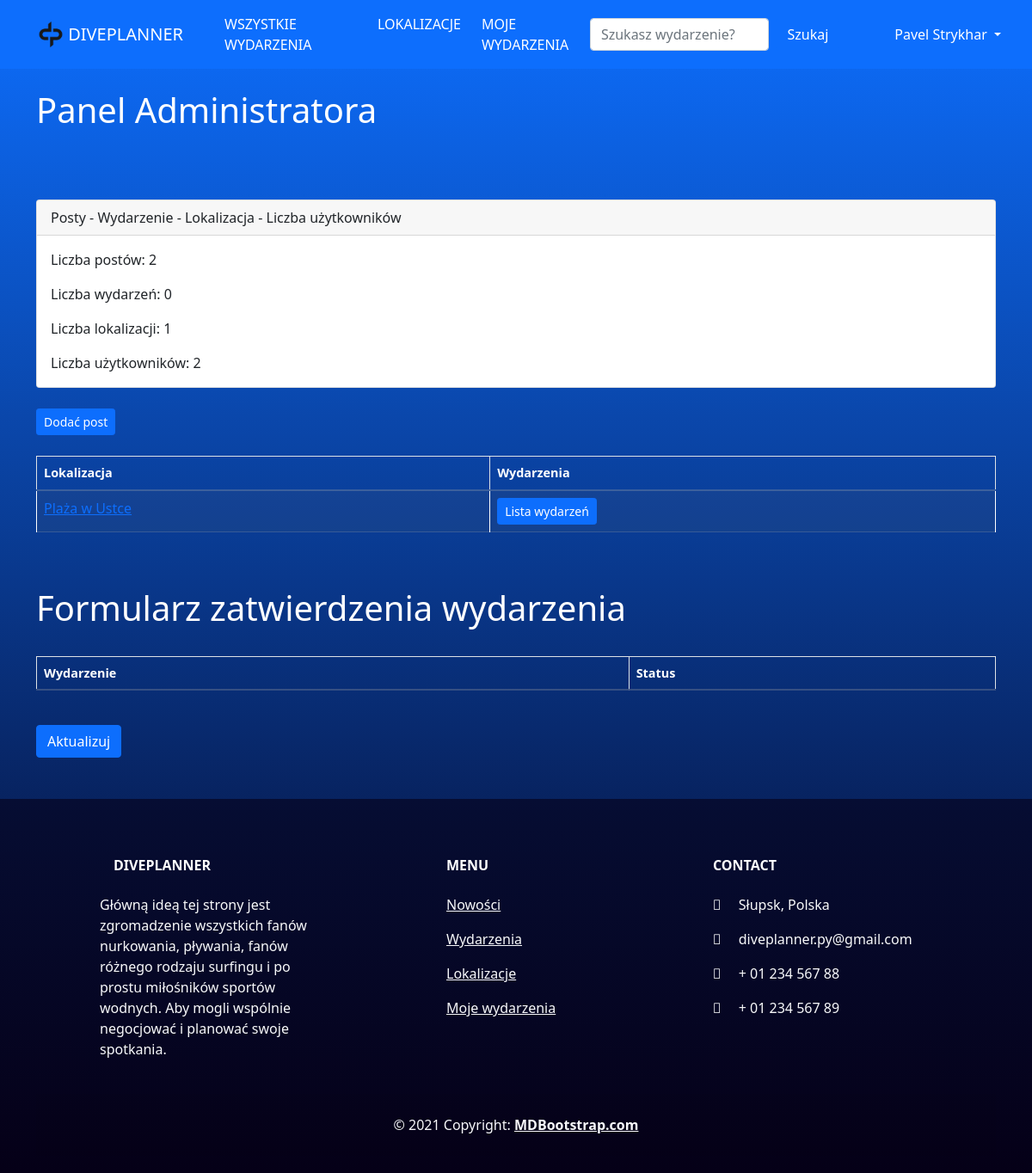
Before: /events/admin_panel (signed in) with the older database file.
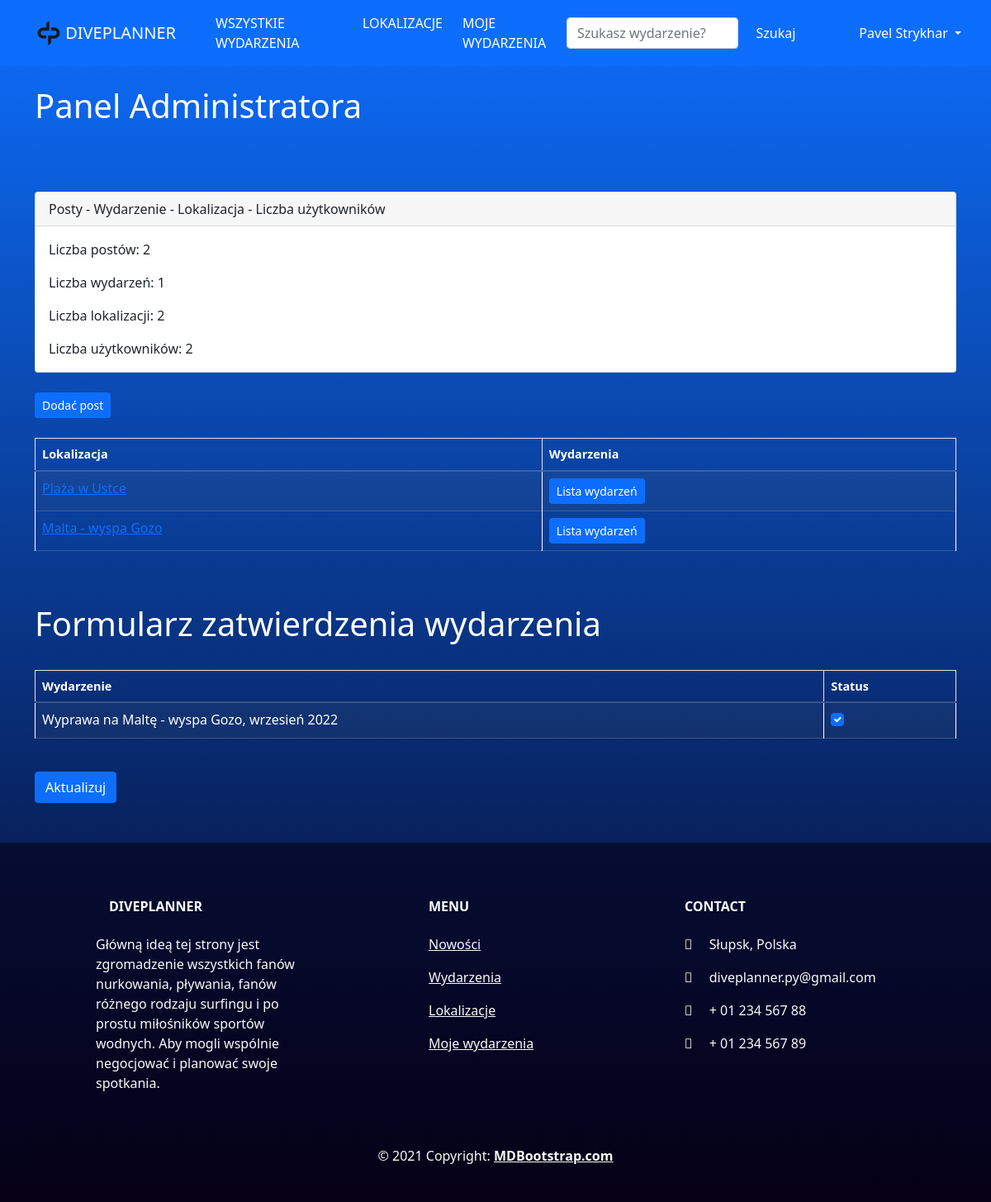
After: the same page with the newer database file.
### events/models.py (models this page shows, shortened)
class Venue(models.Model):
    name = models.CharField('Venue name', max_length=120)
    owner = models.IntegerField('Owner', blank=False, default=1)
    address = models.CharField(max_length=120)
    long = models.FloatField(blank=True, null=True)
    lat = models.FloatField(blank=True, null=True)
    image = models.ImageField(null=True, blank=True, upload_to="images/events/%Y/%m/%d/")
    postcode = models.CharField('Postcode', max_length=20)
    phone = models.CharField('Contact phone', max_length=15, blank=True)
    details = RichTextField(blank=True, null=True)
    def __str__(self):
        return self.name

class Event(models.Model):
    name = models.CharField('Event Name', max_length=60)
    description = RichTextField(blank=True, null=True)
    short_description = models.TextField(blank=True, null=True, max_length=500)
    venue = models.ForeignKey(Venue, blank=True, null=True, on_delete=models.CASCADE)
    event_date = models.DateTimeField('Event date')
    manager = models.ForeignKey(User, blank=True, null=True, on_delete=models.SET_NULL)
    participants = models.ManyToManyField(Participant, related_name='participant_list', blank=True)
    event_status = models.BooleanField(default=False)
    def __str__(self):
        return self.name

### events/views.py (the view)
# urls.py: path('admin_panel', admin_panel, name="admin_panel"),
def admin_panel(request):
    all_venues = Venue.objects.all()
    post_count = Post.objects.all().count()
    event_count = Event.objects.all().count()
    venue_count = Venue.objects.all().count()
    user_count = User.objects.all().count()
    all_events = Event.objects.all().order_by('-event_date')
    if request.user.is_superuser:
        if request.method == "POST":
            id_list = request.POST.getlist('boxes')
            all_events.update(event_status=False)
            for x in id_list:
                Event.objects.filter(pk=int(x)).update(event_status=True)
            messages.success(request, ("Lista wydarzeń zaktualizowana!"))
            return redirect('all_events')
        else:
            return render(request, 'events/admin_panel.html',
                {"all_events": all_events,
                "post_count":post_count,
                "event_count":event_count,
                "venue_count":venue_count,
                "user_count":user_count,
                "all_venues":all_venues})
    else:
        messages.success(request, ("Nie masz uprawnień do przeglądania tej strony!"))
        return redirect('home')
    return render(request, 'events/admin_panel.html')

### templates/events/admin_panel.html (shortened to what this page needs)
{% extends 'blog/base.html' %}
{% load static %}
{% block content %}
<h1>Panel Administratora</h1>
<br/><br/><br/>
<form action="" method=POST>
<div class="card">
  <div class="card-header">
    Posty - Wydarzenie - Lokalizacja - Liczba użytkowników
  </div>
  <div class="card-body">
    <p class="card-text">Liczba postów: {{post_count}}</p>
    <p class="card-text">Liczba wydarzeń: {{event_count}}</p>
    <p class="card-text">Liczba lokalizacji: {{venue_count}}</p>
    <p class="card-text">Liczba użytkowników: {{user_count}}</p>
  </div>
</div>
<br/>
<a href="{% url 'blog:add_post' %}" class="btn btn-sm btn-primary">Dodać post</a>
<br/>
<br/>
<table class="table table-striped table-hover table-bordered">
  <thead>
    <tr>
      <th scope="col">Lokalizacja</th>
      <th scope="col">Wydarzenia</th>
    </tr>
  </thead>
  <tbody>
{% for venue in all_venues %}
    <tr>
      <td>
      <a href="{% url 'show_venue' venue.id %}">{{ venue }}</a>
    </td>
      <td>
        <a href="{% url 'venue_events' venue.id %}" class="btn btn-sm btn-primary" style="color: white;">Lista wydarzeń</a>
      </td>
    </tr>
{% endfor %}
 </tbody>
</table>
<br/><br/>
<h1>Formularz zatwierdzenia wydarzenia</h1>
<br/>
<table class="table table-striped table-hover table-bordered">
  <thead>
    <tr>
      <th scope="col">Wydarzenie</th>
      <th scope="col">Status</th>
    </tr>
  </thead>
  <tbody>
{% for event in all_events %}
  	<tr>
  		<td>{{ event }}</td>
  		<td>
  			{% if event.event_status %}
  			<div class="form-check">
  				<input class="form-check-input" type="checkbox" checked="checked" value={{event.id}} name="boxes">
  			</div>
  			{% else %}
  			<div class="form-check">
  				<input class="form-check-input" type="checkbox" value={{event.id}} name="boxes">
  			</div>
  			{% endif %}
  		</td>
  	</tr>
{% endfor %}
 </tbody>
</table>
<br/>
<button class='btn btn-primary' type="submit">Aktualizuj</button>
<br/><br/>
{% endblock %}

Changed rows visible on the page:
added Venue: name "Malta - wyspa Gozo"
added Event: name "Wyprawa na Maltę - wyspa Gozo, wrzesień 2022"
Other visible differences:
{{ event_count }}: "0" → "1"
{{ venue_count }}: "1" → "2"
